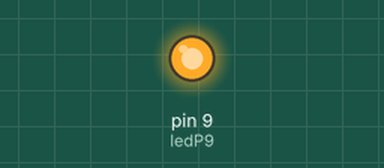
Recording of a sketch running on a simulated Arduino Uno, built with avr-gcc and run on an emulated ATmega328P. On the bench: output pins drawn as LEDs (lit = HIGH).

Above: at 0.75 s.
At 8.5 s:
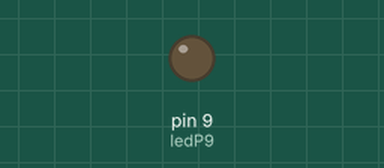
Timing chart, 0 to 11.7 s (numbered marks = the images above):
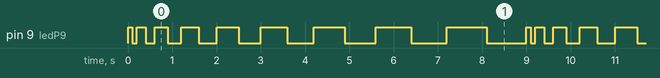

The sketch:

led.ino
```cpp
int ledP13 = 13;
int ledP9 = 9;
int leddelay = 100;

void setup()
{
  pinMode(ledP9, OUTPUT);
}

void loop()
{
  flash();
  leddelay += 100;
  if(leddelay == 1000)
      leddelay = 100;
}

void flash()
{
    digitalWrite(ledP9, HIGH);
    delay(leddelay);
    digitalWrite(ledP9, LOW);
    delay(leddelay);
}
```

Measured:
- by itself, pin 9 (ledP9): repeats every 9.0 s: LOW 0.10 s, HIGH 0.20 s, LOW 0.20 s, HIGH 0.30 s, LOW 0.30 s, HIGH 0.40 s, LOW 0.40 s, HIGH 0.50 s, LOW 0.50 s, HIGH 0.60 s, LOW 0.60 s, HIGH 0.70 s, LOW 0.70 s, HIGH 0.80 s, LOW 0.80 s, HIGH 0.90 s, LOW 0.90 s, HIGH 0.10 s
- by itself, everything shown: repeats every 9.0 s, in 18 steps
